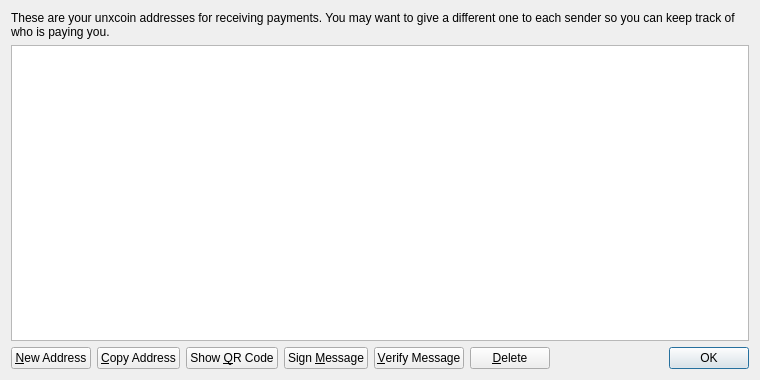
<?xml version="1.0" encoding="UTF-8"?>
<ui version="4.0">
 <class>AddressBookPage</class>
 <widget class="QWidget" name="AddressBookPage">
  <property name="geometry">
   <rect>
    <x>0</x>
    <y>0</y>
    <width>760</width>
    <height>380</height>
   </rect>
  </property>
  <property name="windowTitle">
   <string>Address Book</string>
  </property>
  <layout class="QVBoxLayout" name="verticalLayout">
   <item>
    <widget class="QLabel" name="labelExplanation">
     <property name="text">
      <string>These are your unxcoin addresses for receiving payments. You may want to give a different one to each sender so you can keep track of who is paying you.</string>
     </property>
     <property name="textFormat">
      <enum>Qt::PlainText</enum>
     </property>
     <property name="wordWrap">
      <bool>true</bool>
     </property>
    </widget>
   </item>
   <item>
    <widget class="QTableView" name="tableView">
     <property name="contextMenuPolicy">
      <enum>Qt::CustomContextMenu</enum>
     </property>
     <property name="toolTip">
      <string>Double-click to edit address or label</string>
     </property>
     <property name="tabKeyNavigation">
      <bool>false</bool>
     </property>
     <property name="alternatingRowColors">
      <bool>true</bool>
     </property>
     <property name="selectionMode">
      <enum>QAbstractItemView::SingleSelection</enum>
     </property>
     <property name="selectionBehavior">
      <enum>QAbstractItemView::SelectRows</enum>
     </property>
     <property name="sortingEnabled">
      <bool>true</bool>
     </property>
     <attribute name="verticalHeaderVisible">
      <bool>false</bool>
     </attribute>
    </widget>
   </item>
   <item>
    <layout class="QHBoxLayout" name="horizontalLayout">
     <item>
      <widget class="QPushButton" name="newAddressButton">
       <property name="toolTip">
        <string>Create a new address</string>
       </property>
       <property name="text">
        <string>&amp;New Address</string>
       </property>
       <property name="icon">
        <iconset resource="../bitcoin.qrc">
         <normaloff>:/icons/add</normaloff>:/icons/add</iconset>
       </property>
      </widget>
     </item>
     <item>
      <widget class="QPushButton" name="copyToClipboard">
       <property name="toolTip">
        <string>Copy the currently selected address to the system clipboard</string>
       </property>
       <property name="text">
        <string>&amp;Copy Address</string>
       </property>
       <property name="icon">
        <iconset resource="../bitcoin.qrc">
         <normaloff>:/icons/editcopy</normaloff>:/icons/editcopy</iconset>
       </property>
      </widget>
     </item>
     <item>
      <widget class="QPushButton" name="showQRCode">
       <property name="text">
        <string>Show &amp;QR Code</string>
       </property>
       <property name="icon">
        <iconset resource="../bitcoin.qrc">
         <normaloff>:/icons/qrcode</normaloff>:/icons/qrcode</iconset>
       </property>
      </widget>
     </item>
     <item>
      <widget class="QPushButton" name="signMessage">
       <property name="toolTip">
        <string>Sign a message to prove you own a unxcoin address</string>
       </property>
       <property name="text">
        <string>Sign &amp;Message</string>
       </property>
       <property name="icon">
        <iconset resource="../bitcoin.qrc">
         <normaloff>:/icons/edit</normaloff>:/icons/edit</iconset>
       </property>
      </widget>
     </item>
     <item>
      <widget class="QPushButton" name="verifyMessage">
       <property name="toolTip">
        <string>Verify a message to ensure it was signed with a specified unxcoin address</string>
       </property>
       <property name="text">
        <string>&amp;Verify Message</string>
       </property>
       <property name="icon">
        <iconset resource="../bitcoin.qrc">
         <normaloff>:/icons/transaction_0</normaloff>:/icons/transaction_0</iconset>
       </property>
      </widget>
     </item>
     <item>
      <widget class="QPushButton" name="deleteButton">
       <property name="toolTip">
        <string>Delete the currently selected address from the list</string>
       </property>
       <property name="text">
        <string>&amp;Delete</string>
       </property>
       <property name="icon">
        <iconset resource="../bitcoin.qrc">
         <normaloff>:/icons/remove</normaloff>:/icons/remove</iconset>
       </property>
      </widget>
     </item>
     <item>
      <spacer name="horizontalSpacer">
       <property name="orientation">
        <enum>Qt::Horizontal</enum>
       </property>
       <property name="sizeHint" stdset="0">
        <size>
         <width>40</width>
         <height>20</height>
        </size>
       </property>
      </spacer>
     </item>
     <item>
      <widget class="QDialogButtonBox" name="buttonBox">
       <property name="sizePolicy">
        <sizepolicy hsizetype="Maximum" vsizetype="Fixed">
         <horstretch>0</horstretch>
         <verstretch>0</verstretch>
        </sizepolicy>
       </property>
       <property name="standardButtons">
        <set>QDialogButtonBox::Ok</set>
       </property>
      </widget>
     </item>
    </layout>
   </item>
  </layout>
 </widget>
 <resources>
  <include location="../bitcoin.qrc"/>
 </resources>
 <connections/>
</ui>
